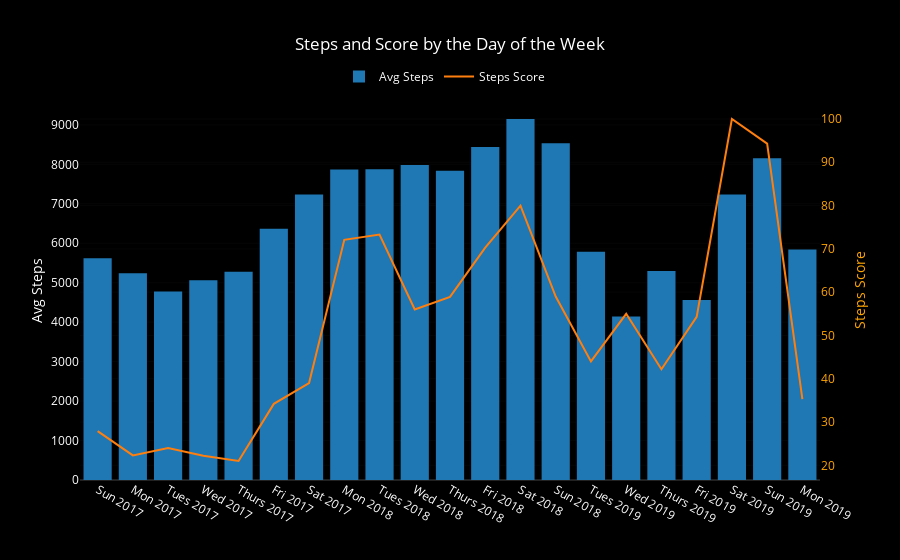

Write notebook code for a chart like this one.
### Code cell
bars = go.Bar(x=dow_df.weekday_year, y=dow_df.mean_steps,
              name='Avg Steps', yaxis='y1')

score_line = go.Scatter(x=dow_df.weekday_year, y=dow_df.steps_score,
                        name='Steps Score', yaxis='y2')

layout = go.Layout({'plot_bgcolor': 'black', 'paper_bgcolor': 'black', 'font': {'color': 'white'},
                    'title': 'Steps and Score by the Day of the Week ', 'yaxis': {'title': 'Avg Steps'},
                    'legend': {'orientation': 'h', 'x': .35, 'y': 1.1},
                    'yaxis2': {'title': 'Steps Score', 'titlefont': {'color': 'orange'},
                               'tickfont': {'color': 'orange'}, 'overlaying': 'y',
                               'side': 'right'},
                   'xaxis': {'type': '-'}})

data = [bars, score_line]
fig = go.Figure(data=data, layout=layout)
iplot(fig)

### Figure 1 — Plotly figure (JSON) as saved in the notebook; plotly's stock layout.template omitted (floating-point values rounded to 4 significant figures)
{"data": [{"name": "Avg Steps", "type": "bar", "uid": "4ce90454-f22a-4858-af0b-8faaa222d39e", "x": ["Sun 2017", "Mon 2017", "Tues 2017", "Wed 2017", "Thurs 2017", "Fri 2017", "Sat 2017", "Mon 2018", "Tues 2018", "Wed 2018", "Thurs 2018", "Fri 2018", "Sat 2018", "Sun 2018", "Tues 2019", "Wed 2019", "Thurs 2019", "Fri 2019", "Sat 2019", "Sun 2019", "Mon 2019"], "y": [5620.0, 5239.0, 4778.0, 5062.0, 5277.0, 6368.0, 7233.0, 7869.0, 7875, 7984.0, 7836.0, 8439.0, 9149.0, 8533.0, 5783.0, 4141.0, 5296.0, 4560.0, 7236.0, 8153.0, 5842.0], "yaxis": "y"}, {"name": "Steps Score", "type": "scatter", "uid": "7bb88264-e252-437d-adb6-f5d0529f9e66", "x": ["Sun 2017", "Mon 2017", "Tues 2017", "Wed 2017", "Thurs 2017", "Fri 2017", "Sat 2017", "Mon 2018", "Tues 2018", "Wed 2018", "Thurs 2018", "Fri 2018", "Sat 2018", "Sun 2018", "Tues 2019", "Wed 2019", "Thurs 2019", "Fri 2019", "Sat 2019", "Sun 2019", "Mon 2019"], "y": [27.9, 22.3, 24, 22.2, 21, 34.2, 39, 72.1, 73.3, 56, 58.9, 70.3, 80, 59, 44, 55, 42.2, 54.3, 100, 94.3, 35.3], "yaxis": "y2"}], "layout": {"font": {"color": "white"}, "legend": {"orientation": "h", "x": 0.35, "y": 1.1}, "paper_bgcolor": "black", "plot_bgcolor": "black", "title": {"text": "Steps and Score by the Day of the Week "}, "xaxis": {"type": "-"}, "yaxis": {"title": {"text": "Avg Steps"}}, "yaxis2": {"overlaying": "y", "side": "right", "tickfont": {"color": "orange"}, "title": {"font": {"color": "orange"}, "text": "Steps Score"}}}}
